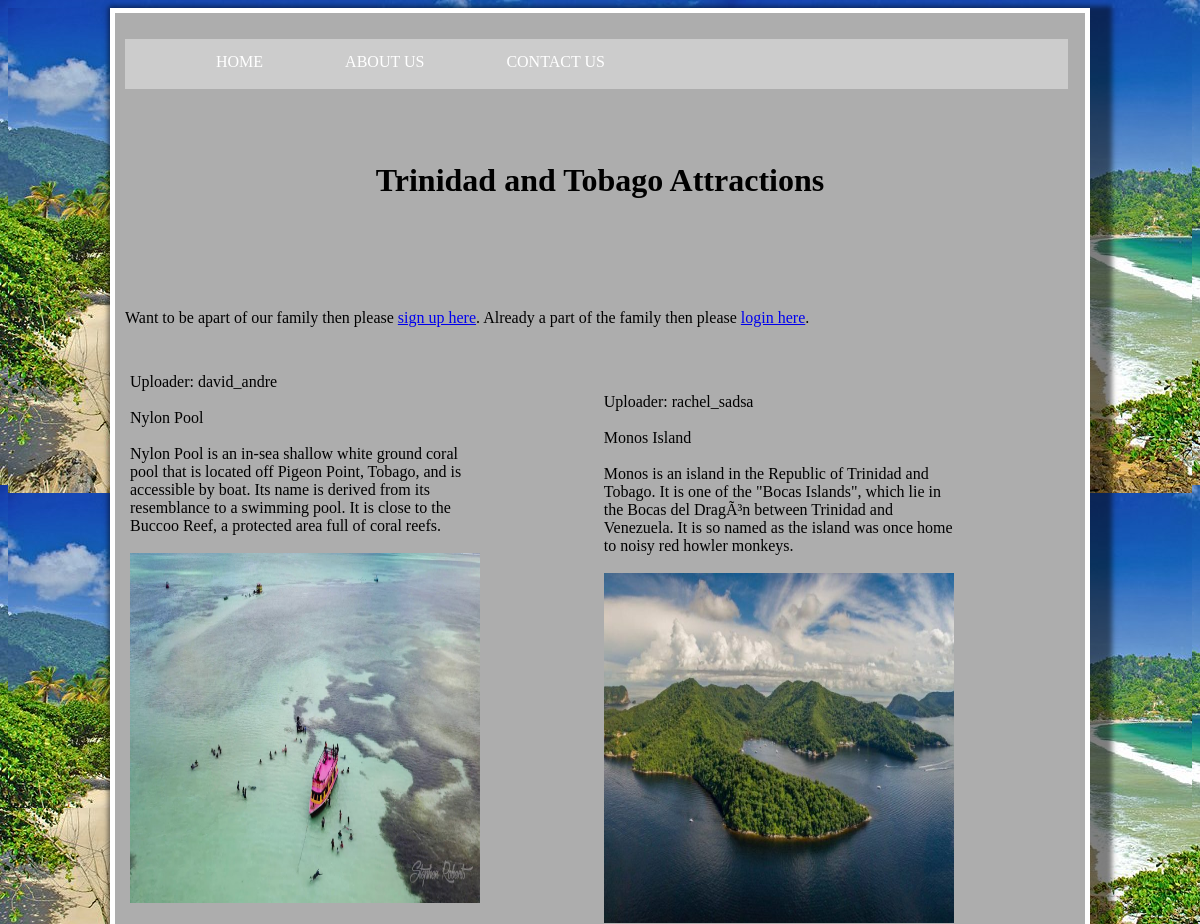
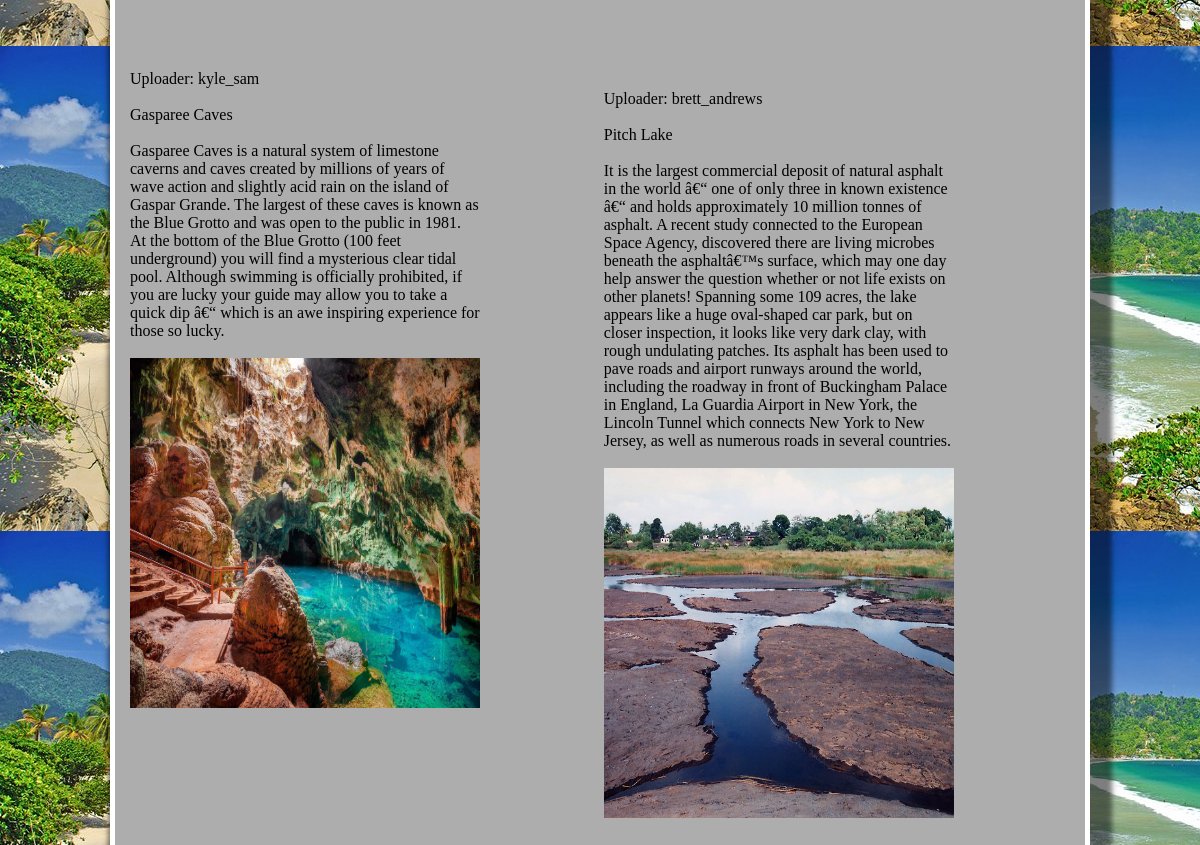
The page /php/featurea.php on the database its author committed (2 pictures, top to bottom).
### tables this page shows
CREATE TABLE IF NOT EXISTS `images` (
  `image_id` int(3) NOT NULL AUTO_INCREMENT,
  `user` varchar(35) NOT NULL,
  `image_name` varchar(35) DEFAULT NULL,
  `image_des` varchar(900) DEFAULT NULL,
  `tag` varchar(250) NOT NULL,
  `image` blob NOT NULL,
  PRIMARY KEY (`image_id`)
);

### php/featurea.php (the view, shortened to what this page needs)
<!DOCTYPE html>
<html lang="en">
	<head>
		<link rel="stylesheet" href="../css/CNSITT.css">
	</head>
	<body>
	<div id="container4">
	<main>
					<ul>
						<li><a href="../index.html">Home</a></li>
						<li><a href="../html/about.html">About Us</a><li>
						<li><a href="../html/contact.html">Contact Us</a></li>
					</ul>
						<br><br>
		<h1> Trinidad and Tobago Attractions </h1><br><br><br><br>
		<p>Want to be apart of our family then please <a href="insert.php">sign up here</a>. Already a part of the family then please <a href="../html/login.html">login here</a>.</p>
		<div id="div1">
		<?php
			include 'con_server.php';
			$sql1="SELECT MAX(image_id) FROM images";
			$result1=mysqli_query($con,$sql1);
			$data1=mysqli_fetch_array($result1);
			$id=$data1["MAX(image_id)"];
			$sql="SELECT * FROM images WHERE image_id=$id";
			if($result=mysqli_query($con,$sql))
			{
				$data=mysqli_fetch_array($result);
			}
			else
			{
				echo mysqli_error($con);
			}
?>
			<div id="left">
					<?php
					echo $data["user"];
					?> <br> <br>
					<?php
					echo $data["image_name"];
					?> <br> <br>
					<?php
					 echo $data["image_des"];
					?> <br> <br>
					<?php echo $data["image"]; ?>
					<br> <br>
			</div>
						<?php
			include 'con_server.php';
			$sql="SELECT * FROM images WHERE image_id=$id-1";
			if($result=mysqli_query($con,$sql))
			{
				$data=mysqli_fetch_array($result);
			}
			else
			{
				echo mysqli_error($con);
			}
?>
				<div id="right">
					<?php
					echo $data["user"];
					?> <br> <br>
					<?php
					echo $data["image_name"];
					?></a> <br> <br>
					<?php
					 echo $data["image_des"];
					?> <br> <br>
					<?php echo $data["image"]; ?>
					<br> <br>
				</div>
				<?php
			include 'con_server.php';
			$sql="SELECT * FROM images WHERE image_id=$id-2";
			if($result=mysqli_query($con,$sql))
			{
				$data=mysqli_fetch_array($result);
			}
			else
			{
				echo mysqli_error($con);
			}
?>
			<div id="left">
			<br><br><br><br><br><br><br><br><br><br><br><br>
					<?php
					echo $data["user"];
					?> <br> <br>
					<?php
					echo $data["image_name"];
					?></a> <br> <br>
					<?php
					echo $data["image_des"];
					?> <br> <br>
					<?php echo $data["image"]; ?>
					<br> <br>
			</div>
			<?php
			include 'con_server.php';
			$sql="SELECT * FROM images WHERE image_id=$id-3";
			if($result=mysqli_query($con,$sql))
			{
				$data=mysqli_fetch_array($result);
			}
			else
			{
				echo mysqli_error($con);
			}
?>
			<div id="right">
			<br><br><br><br><br><br><br><br><br><br><br><br>
					<?php
					echo $data["user"];
					?> <br> <br>
					<?php
					echo $data["image_name"];
					?></a> <br> <br>
					<?php
					echo $data["image_des"];
					?> <br> <br>
					<?php echo $data["image"]; ?>
					<br> <br>
			</div>
		</div>
		</main>
	</body>
</html>

### css/CNSITT.css (style rules this page uses)
html, body { padding: 0px; height:100%; box-sizing: border-box; font-family: verdana; background-color:#000; background-image: url(../IMG/maracasbay.jpg); font-size:16px; background-repeat:repeat; }
ul { list-style-type: none; width:95%; height:50px; background-color:#ccc; }
li a { text-transform:uppercase; color: #fff; text-decoration:none; margin-right:15px; margin-left:35px; float:left; display:block; text-align: center; padding: 14px 16px; }
h1 { text-align:center; }
.img4 { width:350px; height:350px; }
#left { width:350px; height:350px; padding:5px; }
#right { width:350px; height:350px; padding:25px; }
#div1 { grid-template-columns:1fr 1fr; width:95%; grid-gap:5px; display:grid; padding-top:25px; }
#container4 { width:950px; height:2700px; border:5px solid #fff; position:relative; margin:auto; padding:10px; background-color:#adadad; box-shadow: 10px 10px 5px 12px rgba(0, 0, 0, 0.5); }

### rows shown on the page
images: user "Uploader: david_andre", image_name "Nylon Pool", image_des "Nylon Pool is an in-sea shallow white ground coral pool that is located off Pigeon Point, Tobago, and is accessible by boat. Its name is derived from its resemblance to a swimming pool. It is close to the Buccoo Reef, a protected area full of coral reefs.", image (picture)
images: user "Uploader: rachel_sadsa", image_name "Monos Island", image_des "Monos is an island in the Republic of Trinidad and Tobago. It is one of the \"Bocas Islands\", which lie in the Bocas del DragÃ³n between Trinidad and Venezuela. It is so named as the island was once home to noisy red howler monkeys.", image (picture)
images: user "Uploader: kyle_sam", image_name "Gasparee Caves", image_des "Gasparee Caves is a natural system of limestone caverns and caves created by millions of years of wave action and slightly acid rain on the island of Gaspar Grande. The largest of these caves is known as the Blue Grotto and was open to the public in 1981. At the bottom of the Blue Grotto (100 feet underground) you will find a mysterious clear tidal pool. Although swimming is officially prohibited, if you are lucky your guide may allow you to take a quick dip â€“ which is an awe inspiring experience for those so lucky.", image (picture)
images: user "Uploader: brett_andrews", image_name "Pitch Lake", image_des "It is the largest commercial deposit of natural asphalt in the world â€“ one of only three in known existence â€“ and holds approximately 10 million tonnes of asphalt. A recent study connected to the European Space Agency, discovered there are living microbes beneath the asphaltâ€™s surface, which may one day help answer the question whether or not life exists on other planets! Spanning some 109 acres, the lake appears like a huge oval-shaped car park, but on closer inspection, it looks like very dark clay, with rough undulating patches. Its asphalt has been used to pave roads and airport runways around the world, including the roadway in front of Buckingham Palace in England, La Guardia…", image (picture)
